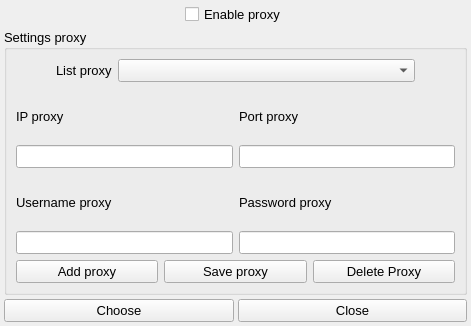
<?xml version="1.0" encoding="UTF-8"?>
<ui version="4.0">
 <class>Form_setproxy</class>
 <widget class="QWidget" name="Form_setproxy">
  <property name="geometry">
   <rect>
    <x>0</x>
    <y>0</y>
    <width>471</width>
    <height>326</height>
   </rect>
  </property>
  <property name="font">
   <font>
    <pointsize>10</pointsize>
   </font>
  </property>
  <property name="windowTitle">
   <string>Set Proxy</string>
  </property>
  <property name="windowIcon">
   <iconset resource="../icons/filmonaizer.qrc">
    <normaloff>:/icons/globe.png</normaloff>:/icons/globe.png</iconset>
  </property>
  <layout class="QVBoxLayout" name="verticalLayout_6">
   <property name="spacing">
    <number>4</number>
   </property>
   <property name="margin">
    <number>4</number>
   </property>
   <item>
    <layout class="QHBoxLayout" name="horizontalLayout">
     <item>
      <spacer name="horizontalSpacer">
       <property name="orientation">
        <enum>Qt::Horizontal</enum>
       </property>
       <property name="sizeHint" stdset="0">
        <size>
         <width>40</width>
         <height>20</height>
        </size>
       </property>
      </spacer>
     </item>
     <item>
      <widget class="QCheckBox" name="checkBox_proxy">
       <property name="text">
        <string>Enable proxy</string>
       </property>
      </widget>
     </item>
     <item>
      <spacer name="horizontalSpacer_2">
       <property name="orientation">
        <enum>Qt::Horizontal</enum>
       </property>
       <property name="sizeHint" stdset="0">
        <size>
         <width>40</width>
         <height>20</height>
        </size>
       </property>
      </spacer>
     </item>
    </layout>
   </item>
   <item>
    <widget class="QGroupBox" name="groupBox">
     <property name="title">
      <string>Settings proxy</string>
     </property>
     <layout class="QVBoxLayout" name="verticalLayout_5">
      <item>
       <layout class="QHBoxLayout" name="horizontalLayout_3" stretch="0,0,10,0">
        <item>
         <spacer name="horizontalSpacer_3">
          <property name="orientation">
           <enum>Qt::Horizontal</enum>
          </property>
          <property name="sizeHint" stdset="0">
           <size>
            <width>40</width>
            <height>20</height>
           </size>
          </property>
         </spacer>
        </item>
        <item>
         <widget class="QLabel" name="label_5">
          <property name="text">
           <string>List proxy</string>
          </property>
         </widget>
        </item>
        <item>
         <widget class="QComboBox" name="list_proxy"/>
        </item>
        <item>
         <spacer name="horizontalSpacer_4">
          <property name="orientation">
           <enum>Qt::Horizontal</enum>
          </property>
          <property name="sizeHint" stdset="0">
           <size>
            <width>40</width>
            <height>20</height>
           </size>
          </property>
         </spacer>
        </item>
       </layout>
      </item>
      <item>
       <layout class="QHBoxLayout" name="horizontalLayout_5">
        <item>
         <layout class="QVBoxLayout" name="verticalLayout">
          <property name="spacing">
           <number>0</number>
          </property>
          <item>
           <widget class="QLabel" name="label">
            <property name="text">
             <string>IP proxy</string>
            </property>
           </widget>
          </item>
          <item>
           <widget class="QLineEdit" name="text_ip_proxy"/>
          </item>
         </layout>
        </item>
        <item>
         <layout class="QVBoxLayout" name="verticalLayout_2">
          <property name="spacing">
           <number>0</number>
          </property>
          <item>
           <widget class="QLabel" name="label_2">
            <property name="text">
             <string>Port proxy</string>
            </property>
           </widget>
          </item>
          <item>
           <widget class="QLineEdit" name="text_port_proxy"/>
          </item>
         </layout>
        </item>
       </layout>
      </item>
      <item>
       <layout class="QHBoxLayout" name="horizontalLayout_4">
        <item>
         <layout class="QVBoxLayout" name="verticalLayout_3">
          <property name="spacing">
           <number>0</number>
          </property>
          <item>
           <widget class="QLabel" name="label_3">
            <property name="text">
             <string>Username proxy</string>
            </property>
           </widget>
          </item>
          <item>
           <widget class="QLineEdit" name="text_user_proxy"/>
          </item>
         </layout>
        </item>
        <item>
         <layout class="QVBoxLayout" name="verticalLayout_4">
          <property name="spacing">
           <number>0</number>
          </property>
          <item>
           <widget class="QLabel" name="label_4">
            <property name="text">
             <string>Password proxy</string>
            </property>
           </widget>
          </item>
          <item>
           <widget class="QLineEdit" name="text_pass_proxy"/>
          </item>
         </layout>
        </item>
       </layout>
      </item>
      <item>
       <layout class="QHBoxLayout" name="horizontalLayout_6">
        <item>
         <widget class="QPushButton" name="button_add_proxy">
          <property name="text">
           <string>Add proxy</string>
          </property>
         </widget>
        </item>
        <item>
         <widget class="QPushButton" name="button_save_proxy">
          <property name="text">
           <string>Save proxy</string>
          </property>
         </widget>
        </item>
        <item>
         <widget class="QPushButton" name="button_del_proxy">
          <property name="text">
           <string>Delete Proxy</string>
          </property>
         </widget>
        </item>
       </layout>
      </item>
     </layout>
    </widget>
   </item>
   <item>
    <layout class="QHBoxLayout" name="horizontalLayout_2">
     <item>
      <widget class="QPushButton" name="button_choose">
       <property name="text">
        <string>Choose</string>
       </property>
      </widget>
     </item>
     <item>
      <widget class="QPushButton" name="button_close">
       <property name="text">
        <string>Close</string>
       </property>
      </widget>
     </item>
    </layout>
   </item>
  </layout>
 </widget>
 <tabstops>
  <tabstop>checkBox_proxy</tabstop>
  <tabstop>text_ip_proxy</tabstop>
  <tabstop>text_port_proxy</tabstop>
  <tabstop>text_user_proxy</tabstop>
  <tabstop>text_pass_proxy</tabstop>
  <tabstop>list_proxy</tabstop>
  <tabstop>button_add_proxy</tabstop>
  <tabstop>button_save_proxy</tabstop>
  <tabstop>button_del_proxy</tabstop>
  <tabstop>button_choose</tabstop>
  <tabstop>button_close</tabstop>
 </tabstops>
 <resources>
  <include location="../icons/filmonaizer.qrc"/>
 </resources>
 <connections>
  <connection>
   <sender>checkBox_proxy</sender>
   <signal>toggled(bool)</signal>
   <receiver>groupBox</receiver>
   <slot>setEnabled(bool)</slot>
   <hints>
    <hint type="sourcelabel">
     <x>168</x>
     <y>21</y>
    </hint>
    <hint type="destinationlabel">
     <x>149</x>
     <y>49</y>
    </hint>
   </hints>
  </connection>
  <connection>
   <sender>button_close</sender>
   <signal>clicked()</signal>
   <receiver>Form_setproxy</receiver>
   <slot>close()</slot>
   <hints>
    <hint type="sourcelabel">
     <x>343</x>
     <y>225</y>
    </hint>
    <hint type="destinationlabel">
     <x>386</x>
     <y>223</y>
    </hint>
   </hints>
  </connection>
 </connections>
</ui>
